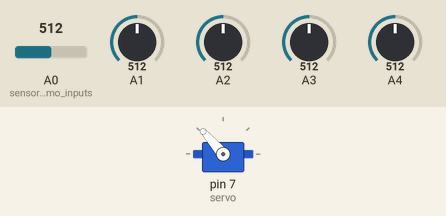
The sketch below on a simulated Arduino Uno, built with avr-gcc and run on an emulated ATmega328P. Parts: servo. The inputs (shaded band) are chosen by the test bench; at power-on: A4 = 512, A1 = 512, A3 = 512, A0 (sensores_como_inputs) = 512, A2 = 512.

Above: at 1.2 s.
1.3 s: A4 set to 716
At 2.2 s:
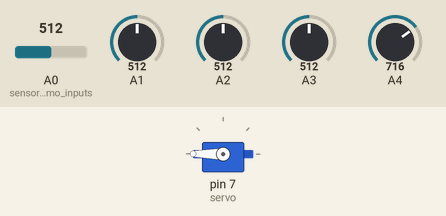
2.8 s: A4 set to 630
5.8 s: A4 set to 611
7.3 s: A1 set to 498
10.3 s: A3 set to 306
13.3 s: A4 set to 306
At 14.3 s:
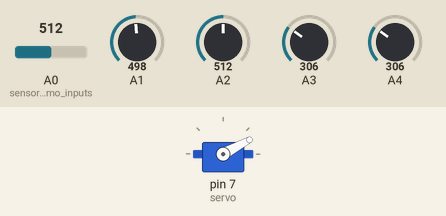
Timing chart, 0 to 15.8 s (numbered marks = the images above; inputs shaded):
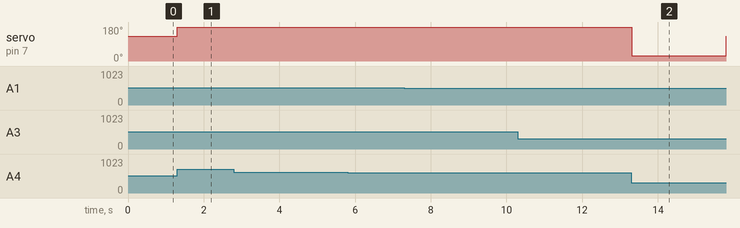

Measured:
- after the input at 1.3 s, servo on pin 7 (servo): 131° → 180° at once
- after the input at 2.8 s, every drawn part: stays the same
- after the input at 5.8 s, every drawn part: stays the same
- after the input at 7.3 s, every drawn part: stays the same
- after the input at 10.3 s, every drawn part: stays the same
- after the input at 13.3 s, servo on pin 7 (servo): 180° → 28° at once

The sketch:

mano_robotica.ino
```cpp
#include <Servo.h>

// inicialicacion de los servos

Servo servo;

int sensorvalue =0;
int sensorvalue1 =0;
int sensorvalue2 =0;
int sensorvalue3 =0;
int sensorvalue4 =0;

void setup()

{

            pinMode(A0,INPUT);// sensores como inputs
			pinMode(A1,INPUT);
  			pinMode(A2,INPUT);
  			pinMode(A3,INPUT);
  			pinMode(A4,INPUT);

            pinMode(3,OUTPUT);// servos en cada pin
			pinMode(4,OUTPUT);
  			pinMode(5,OUTPUT);
  			pinMode(6,OUTPUT);
  			pinMode(7,OUTPUT);

            servo.attach(3);// union de servo a cada sensor
			servo.attach(4);
  			servo.attach(5);
  			servo.attach(6);
 			servo.attach(7);
}

void loop()

{

            sensorvalue = analogRead(A0); //read analog como valor de cada sensor
			sensorvalue1 = analogRead(A1);
  			sensorvalue2 = analogRead(A2);
  			sensorvalue3 = analogRead(A3);
  			sensorvalue4 = analogRead(A4);

            servo.write((sensorvalue-250)/2); //determinar la posicion incial de cada servo se divide entre 2 para que quede en el lugar exacto de arranque
			servo.write((sensorvalue1-250)/2);
  			servo.write((sensorvalue2-250)/2);
  			servo.write((sensorvalue3-250)/2);
  			servo.write((sensorvalue4-250)/2);
}
```
